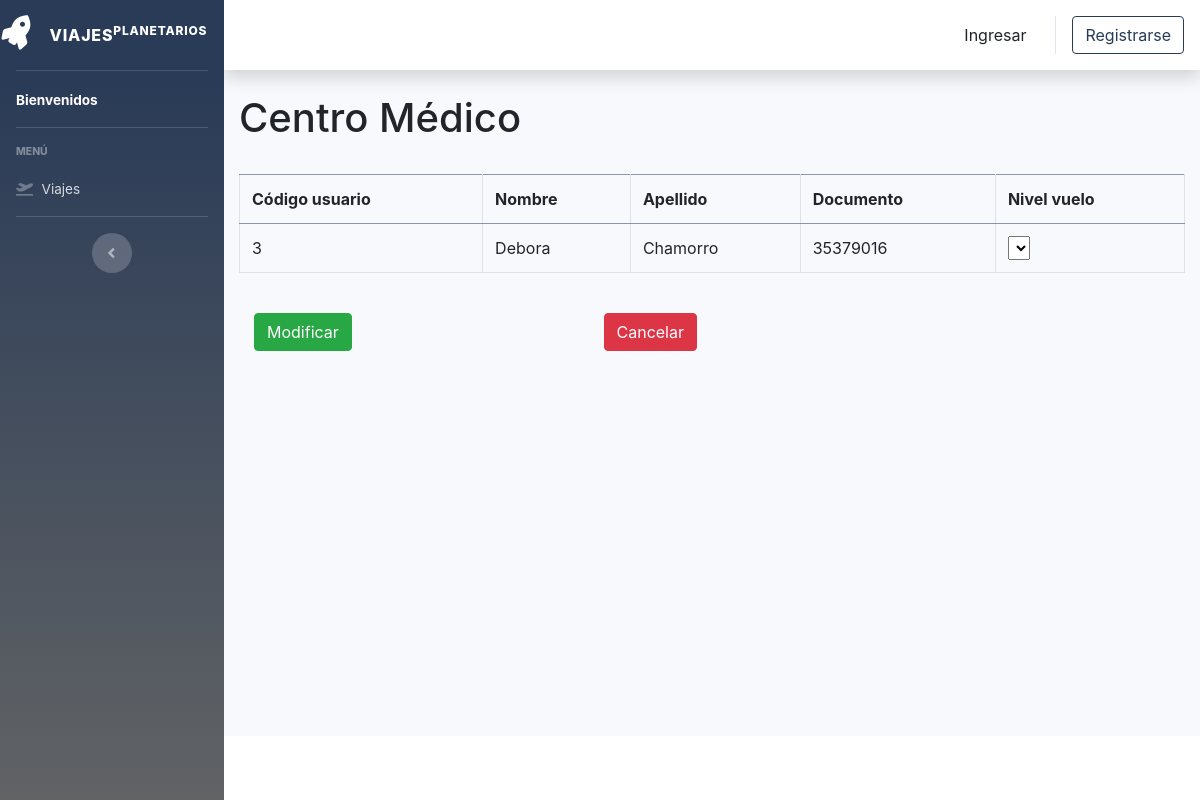
The app's page /vista/vista_modificar_nivel_vuelo.php with its own data.
### tables this page shows
CREATE TABLE usuario (
  id_usuario int(11) NOT NULL,
  nombre varchar(100) NOT NULL,
  apellido varchar(100) NOT NULL,
  cod_tipo_doc int(11) NOT NULL,
  num_doc int(11) NOT NULL,
  email varchar(200) NOT NULL,
  contrasenia int(11) NOT NULL,
  cod_tipo_usuario int(11) NOT NULL,
  cod_estado_usuario int(11) NOT NULL,
  cod_nivel_vuelo int(11) NOT NULL
);

### htdocs/modelo/modelo_medico.php (called while the page is built, shortened)
<?php
function getUsuario($cod_usuario){
    $conn= getConexion();
    $datos = Array();
    $sql= "SELECT u.id_usuario, u.nombre, u.apellido, u.num_doc, u.cod_nivel_vuelo FROM usuario u WHERE u.id_usuario = 3";
    $result=mysqli_query($conn,$sql);
    if(mysqli_num_rows($result)> 0) {
        while ($row = mysqli_fetch_assoc($result)) {
            $dato = Array();
            $dato['id_usuario'] = $row["id_usuario"];
            $dato['nombre'] = $row["nombre"];
            $dato['apellido'] = $row["apellido"];
            $dato['num_doc'] = $row["num_doc"];
            $dato['cod_nivel_vuelo'] = $row["cod_nivel_vuelo"];
            $datos[] = $dato;
        }
    }else {
        echo "No existe el usuario " ;
        echo $cod_usuario;}
    return $datos;
}
?>

### htdocs/controlador/controlador_modificarNivelVuelo.php (called while the page is built, shortened)
<?php
include("../modelo/modelo_medico.php");
$cod_usuario = isset($_GET["cod_usuario"]);
$datos = getUsuario($cod_usuario);
?>

### htdocs/vista/vista_modificar_nivel_vuelo.php (the view, shortened to what this page needs)
<?php
include_once ("../header.php");
include_once("../controlador/controlador_modificarNivelVuelo.php");
?>
<h1> Centro Médico </h1>
<br>
<div class="table-responsive">
    <form action="vista_modificar_nivel_vuelo.php" method='post'>
        <table class="table table-bordered" id="dataTable" width="100%" cellspacing="0">
                    <thead>
                    <tr>
                        <th>Código usuario</th>
                        <th>Nombre</th>
                        <th>Apellido</th>
                        <th>Documento</th>
                        <th>Nivel vuelo</th>
                    </tr>
                    </thead>
                    <tbody>
                    <?php
                        foreach ($datos as $dato){
                            echo "<tr>
                            <td>".$dato['id_usuario']."</td>
                            <td>".$dato['nombre']."</td>
                            <td>".$dato['apellido']."</td>
                            <td>".$dato['num_doc']."</td>
                            <td><select id='nivel' name='nivel'>";
                            echo "</select></td>
                            </tr>";
                        }
                    ?>
                    </tbody>
        </table>
        <br>
        <div class="col-md-2 offset-4">
            <button type="button" class="btn btn-danger btn-rounded btn-fw" style="float:right;">
                <a style="color:white!important" href="vista_medico.php">Cancelar</a>
            </button>
        </div>
        <div class="col-md-2">
            <button name="submit" class="btn btn-success btn-rounded btn-fw" style="float:left">
            <a style="color:white!important">Modificar</a>
            </button>
        </div>
    </form>
</div>
<?php
include("../footer.php");
?>

### htdocs/assets/css/style.css (style rules this page uses)
:root { --input-padding-x: 1.5rem; --input-padding-y: 0.75rem; }
:root { --input-padding-x: 1.5rem; --input-padding-y: .75rem; }
body { background: white; }
.table thead th { border-bottom: 1px solid #4c58809e!important; }
.table th { border-top: 1px solid #4c58809e!important; }

### records on screen
usuario: id_usuario "3", nombre "Debora", apellido "Chamorro", num_doc "35379016"
